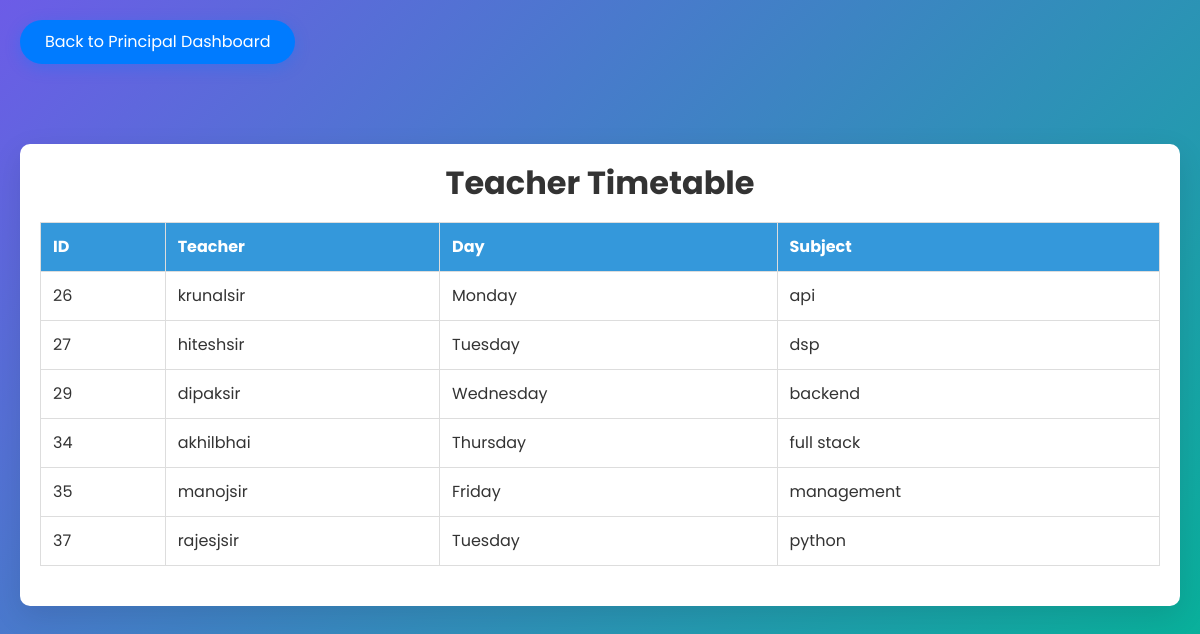
/table/, run on an earlier commit of the app's database.
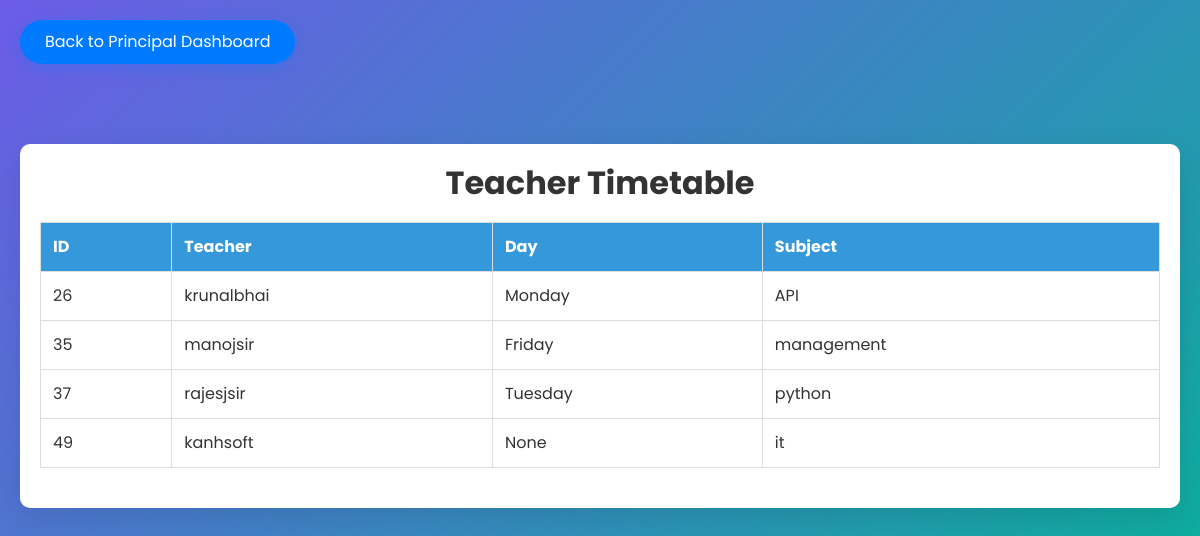
And on a later commit of the database.
### insta/models.py (models this page shows)
class User(AbstractUser):
    email = models.EmailField(max_length=255, unique=True)
    date_of_birth = models.DateField(null=True, blank=True)
    joining_date = models.DateTimeField(null=True,blank=True)
    subject = models.CharField(max_length=100,null=True)
    DAY_CHOICES = (
        ('Monday', 'Monday'),
        ('Tuesday', 'Tuesday'),
        ('Wednesday', 'Wednesday'),
        ('Thursday', 'Thursday'),
        ('Friday', 'Friday'),
    )
    ROLES = (
        ("principal", 'Principal'),
        ('teacher', 'Teacher'),
        ('student', 'Student'),
    )
    department=(
        ("EC","EC"),
        ("IT","IT"),
        ("COMPUTER","COMPUTER"),
    )
    day = models.CharField(max_length=10, choices=DAY_CHOICES, null=True)
    role = models.CharField(max_length=100, choices=ROLES,default="student")
    dept=models.CharField(max_length=100,choices=department,default="EC")
    is_staff = models.BooleanField(default=True)
    is_active = models.BooleanField(default=True)
    is_superuser=models.BooleanField(default=True)
    objects = MyUserManager()
    USERNAME_FIELD = "email"
    REQUIRED_FIELDS = []

### insta/views.py (the view)
# urls.py: path("table/", views.teacher_timetable, name="timetable"),
def teacher_timetable(request):
    teachers = User.objects.filter(role='teacher')
    context = {
        'teachers': teachers
    }
    return render(request, 'timetable.html', context)

### insta/templates/timetable.html (shortened to what this page needs)
<!DOCTYPE html>
<html lang="en">
<head>
    <link href="https://cdn.jsdelivr.net/npm/bootstrap@5.2.3/dist/css/bootstrap.min.css" rel="stylesheet"
/>
    <link rel="stylesheet" href="https://cdnjs.cloudflare.com/ajax/libs/font-awesome/6.5.1/css/all.min.css"
/>
</head>
<body>
    <a href="{% url 'dashboard' %}" class="back-btn">Back to Principal Dashboard</a>
    <div class="container">
        <h1>Teacher Timetable</h1>
        <table>
            <thead>
                <tr>
                    <th>ID</th>
                    <th>Teacher</th>
                    <th>Day</th>
                    <th>Subject</th>
                </tr>
            </thead>
            <tbody>
                {% for user in teachers %}
                <tr>
                    <td>{{ user.id }}</td>
                    <td>{{ user.username }}</td>
                    <td>{{ user.day }}</td>
                    <td>{{ user.subject }}</td>
                </tr>
                {% endfor %}
            </tbody>
        </table>
    </div>
</body>
</html>

### insta/templates/timetable.html (style rules this page uses)
body { margin: 0; padding: 20px; font-family: 'Poppins', sans-serif; background: linear-gradient(135deg, #6c5ce7, #00b894); color: #fff; min-height: 100vh; }
.container { padding: 20px; max-width: 1200px; margin: 60px auto 0; background-color: #fff; color: #333; border-radius: 10px; box-shadow: 0 10px 30px rgba(0, 0, 0, 0.1); }
.back-btn { display: inline-block; padding: 10px 25px; background-color: #007bff; color: #fff; text-decoration: none; border-radius: 50px; transition: all 0.3s ease; margin-bottom: 20px; box-shadow: 0 4px 15px rgba(0, 123, 255, 0.3); }
h1 { text-align: center; margin-bottom: 20px; font-weight: 700; font-size: 2rem; }
table { width: 100%; margin: 20px auto; border-collapse: collapse; }
th, td { padding: 12px; border: 1px solid #ddd; text-align: left; }
th { background-color: #3498db; color: white; }

What changed in the data, as far as the page shows it:
removed User: id "27", username "hiteshsir", day "Tuesday", subject "dsp"
removed User: id "29", username "dipaksir", day "Wednesday", subject "backend"
removed User: id "34", username "akhilbhai", day "Thursday", subject "full stack"
changed User "Monday": username "krunalsir" → "krunalbhai"; subject "api" → "API"
added User: id "49", username "kanhsoft", day "None", subject "it"
